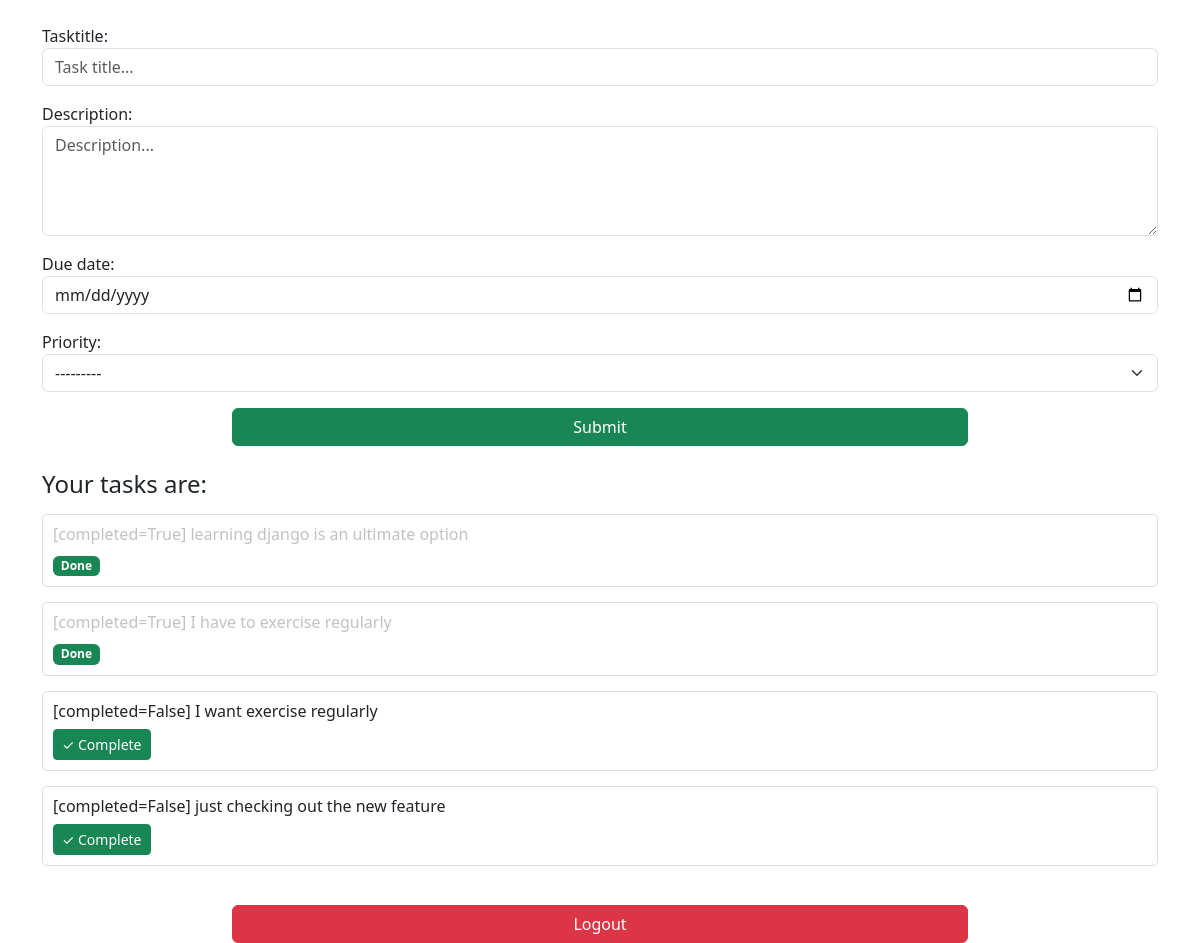
The page /todo/ (signed in) on the database its author committed.
### todoApp/models.py (models this page shows, shortened)
class TodoModel(models.Model):
    user = models.ForeignKey(User,on_delete=models.CASCADE)
    choice = [('l','low'),
              ('m','medium'),
              ('h','high')
              ]
    tasktitle = models.TextField(max_length=500)
    description = models.TextField(max_length=1000)
    due_date = models.DateTimeField()
    priority = models.TextField(max_length=1,choices=choice)
    completed = models.BooleanField(default=False)

### todoApp/views.py (the view)
# urls.py: path('todo/',views.todo,name="todo"),
@login_required
def todo(request):
    if request.method == "POST":
        form = todoForm(request.POST)
        if form.is_valid():
            todo_obj = form.save(commit=False)
            todo_obj.user = request.user
            todo_obj.save()
            form = todoForm()
    else:
            form = todoForm()
    data = TodoModel.objects.filter(user=request.user)
    return render(request,"todo.html",{'form':form,'data':data})

### todoApp/forms.py
class todoForm(forms.ModelForm):
    class Meta:
        model = TodoModel
        fields = ("tasktitle","description","due_date","priority")
        widgets = {
            'tasktitle': forms.TextInput(attrs={
                'class': 'form-control',
                'placeholder': 'Task title...'
            }),
            'description': forms.Textarea(attrs={
                'class': 'form-control',
                'rows': 4,
                'placeholder': 'Description...'
            }),
            'due_date': forms.DateInput(attrs={
                'class': 'form-control',
                'type': 'date'
            }),
            'priority': forms.Select(attrs={
                'class': 'form-select'
            }),
        }

### todoApp/templates/todo.html (shortened to what this page needs)
{% extends "layout.html" %}
{% block content %}
<form method="POST" enctype="multipart/form-data">
    {{ form.as_p }}
    <div class="row justify-content-center">
        <div class="col-md-8">
            <button type="submit" class="btn btn-success w-100">Submit</button>
        </div>
    </div>
</form>
<br>
<h4>Your tasks are:</h4>
{% if data %}
    {% for d in data %}
        <div style="margin: 15px 0; padding: 10px; border: 1px solid #ddd; border-radius: 5px;">
            <h6 style="{% if d.completed %}color:#999; opacity:0.6;{% endif %}">
                    [completed={{ d.completed }}] {{ d.description }}
            </h6>
            {% if not d.completed %}
                <a href="{% url 'complete' d.id %}" class="btn btn-success btn-sm">✓ Complete</a>
            {% else %}
                <span class="badge bg-success">Done</span>
            {% endif %}
        </div>
    {% endfor %}
{% else %}
    <p>No tasks found</p>
{% endif %}
<br>
<div class="row justify-content-center">
    <div class="col-md-8">
        <form method="post" action="{% url 'logout' %}">
            <button type="submit" class="btn btn-danger w-100">Logout</button>
        </form>
    </div>
</div>
{% endblock content %}

### templates/layout.html (shortened to what this page needs)
{% load static %}
<!DOCTYPE html>
<html lang="en">
<head>
    <link href="https://cdn.jsdelivr.net/npm/bootstrap@5.3.0/dist/css/bootstrap.min.css" rel="stylesheet">
</head>
<body>
    <div class="container mt-4">
        {% block content %}
        {% endblock content %}
    </div>
</body>
</html>

### rows shown on the page
TodoModel: completed "True", description "learning django is an ultimate option", shows "Done"
TodoModel: completed "True", description "I have to exercise regularly", shows "Done"
TodoModel: completed "False", description "I want exercise regularly", shows "✓ Complete"
TodoModel: completed "False", description "just checking out the new feature", shows "✓ Complete"
